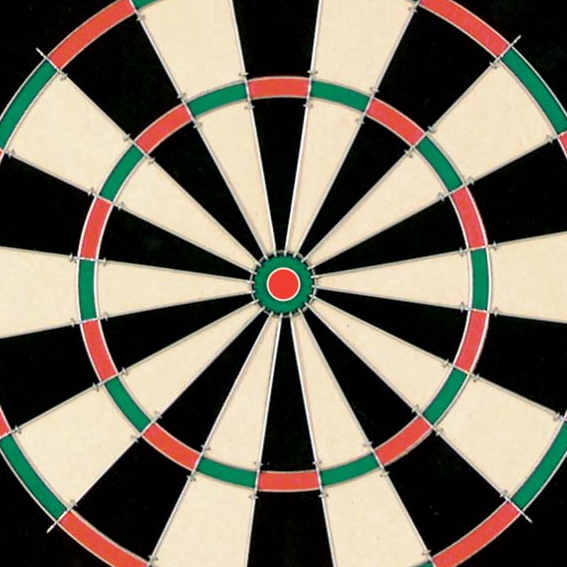
//> input picture hough/dart.bmp, 567 x 567 px
$ ./houghOpenCV   (built with g++ and OpenCV 4)
//> lines starting //> are read from the running program, lines starting //| are printed output that depends on the picture; after the words box and inside, x2 and y2 are one past the last pixel; in counts of white or black regions, pixels touching at a corner belong together
#include <stdio.h>
#include <opencv/cv.h>        //you may need to
#include <opencv/highgui.h>   //adjust import locations
#include <opencv/cxcore.h>    //depending on your machine setup
#include <math.h>
#include <iostream>

using namespace cv;
using namespace std;

void help()
{
 cout << "\nThis program demonstrates line finding with the Hough transform.\n"
         "Usage:\n"
         "./houghlines <image_name>, Default is pic1.jpg\n" << endl;
}

int main(int argc, char** argv)
{
 const char* filename = argc >= 2 ? argv[1] : "dart.bmp";

 Mat src = imread(filename, 0);
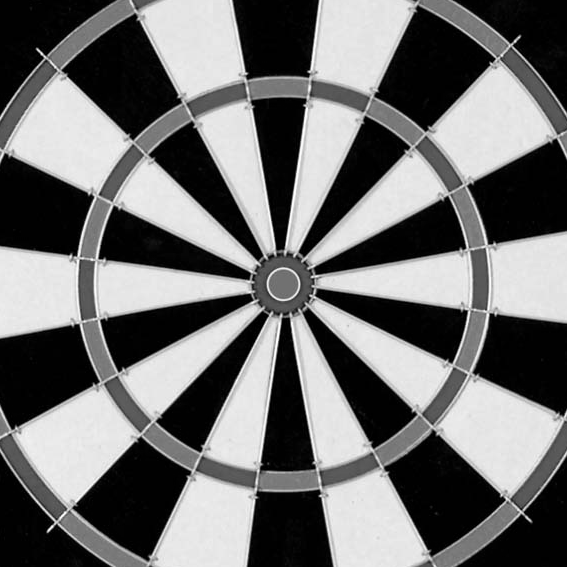
//> src: 567 rows x 567 cols, CV_8UC1; min 0, max 255, mean 112.2
 if(src.empty())
 {
     help();
     cout << "can not open " << filename << endl;
     return -1;
 }

 Mat dst, cdst;
 Canny(src, dst, 50, 200, 3);
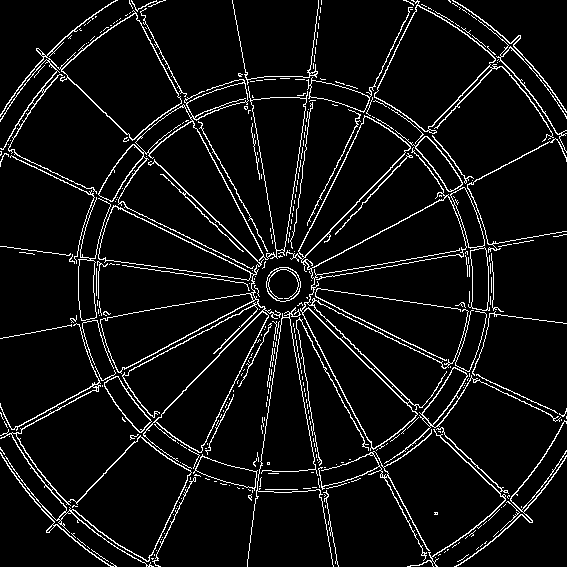
//> dst: 567 rows x 567 cols, CV_8UC1; 6.6% white in thin lines or dots
 cvtColor(dst, cdst, CV_GRAY2BGR);
//> cdst: 567 rows x 567 cols, CV_8UC3; 6.6% white in thin lines or dots

 #if 0
  vector<Vec2f> lines;
  HoughLines(dst, lines, 1, CV_PI/180, 100, 0, 0 );

  for( size_t i = 0; i < lines.size(); i++ )
  {
     float rho = lines[i][0], theta = lines[i][1];
     Point pt1, pt2;
     double a = cos(theta), b = sin(theta);
     double x0 = a*rho, y0 = b*rho;
     pt1.x = cvRound(x0 + 1000*(-b));
     pt1.y = cvRound(y0 + 1000*(a));
     pt2.x = cvRound(x0 - 1000*(-b));
     pt2.y = cvRound(y0 - 1000*(a));
     line( cdst, pt1, pt2, Scalar(0,0,255), 3, CV_AA);
  }
 #else
  vector<Vec4i> lines;
  HoughLinesP(dst, lines, 1, CV_PI/180, 50, 50, 10 );
//> lines = 131 lines (x1, y1, x2, y2), first 8: [38, 48, 272, 274], [363, 429, 436, 566], [51, 252, 252, 280], [298, 275, 566, 133], [237, 25, 274, 235], [327, 241, 378, 188], [112, 200, 270, 277], [290, 271, 518, 35]
  for( size_t i = 0; i < lines.size(); i++ )
  {
    Vec4i l = lines[i];
    line( cdst, Point(l[0], l[1]), Point(l[2], l[3]), Scalar(0,0,255), 3, CV_AA);
  }
//> this loop made 131 passes
//> l on passes 1 to 12: [38, 48, 272, 274], [363, 429, 436, 566], [51, 252, 252, 280], [298, 275, 566, 133], [237, 25, 274, 235], [327, 241, 378, 188], [112, 200, 270, 277], [290, 271, 518, 35], [129, 1, 266, 259], [147, 561, 276, 296], [311, 227, 367, 113], [48, 532, 106, 472]
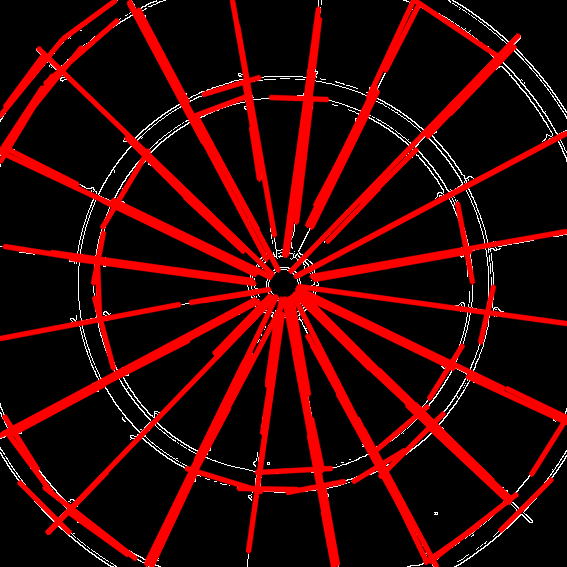
//> cdst: 567 rows x 567 cols, CV_8UC3; mean B, G, R 4.4, 4.4, 51.1
 #endif
 // imshow("source", src);
 // imshow("detected lines", cdst);
 imwrite("test.jpg", cdst);
 // waitKey();

 return 0;
}
